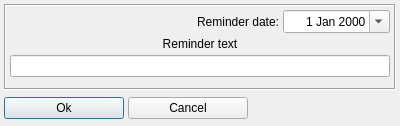
<?xml version="1.0" encoding="UTF-8"?>
<ui version="4.0">
 <class>TTaskDlg</class>
 <widget class="QDialog" name="TTaskDlg">
  <property name="geometry">
   <rect>
    <x>0</x>
    <y>0</y>
    <width>400</width>
    <height>126</height>
   </rect>
  </property>
  <property name="windowTitle">
   <string>Task / Reminder</string>
  </property>
  <property name="windowIcon">
   <iconset resource="../res/petcore.qrc">
    <normaloff>:/images/tasks</normaloff>:/images/tasks</iconset>
  </property>
  <layout class="QVBoxLayout" name="mainLayout">
   <property name="spacing">
    <number>4</number>
   </property>
   <property name="leftMargin">
    <number>4</number>
   </property>
   <property name="topMargin">
    <number>4</number>
   </property>
   <property name="rightMargin">
    <number>4</number>
   </property>
   <property name="bottomMargin">
    <number>4</number>
   </property>
   <item>
    <widget class="QFrame" name="frame">
     <property name="frameShape">
      <enum>QFrame::Shape::Box</enum>
     </property>
     <property name="frameShadow">
      <enum>QFrame::Shadow::Sunken</enum>
     </property>
     <layout class="QGridLayout" name="reminderLayout" rowstretch="0,0,0,0" columnstretch="5,2" rowminimumheight="0,0,0,1">
      <property name="leftMargin">
       <number>4</number>
      </property>
      <property name="topMargin">
       <number>4</number>
      </property>
      <property name="rightMargin">
       <number>4</number>
      </property>
      <property name="bottomMargin">
       <number>4</number>
      </property>
      <property name="spacing">
       <number>4</number>
      </property>
      <item row="1" column="0" colspan="2">
       <widget class="QLabel" name="textLbl">
        <property name="text">
         <string>Reminder text</string>
        </property>
        <property name="alignment">
         <set>Qt::AlignmentFlag::AlignCenter</set>
        </property>
       </widget>
      </item>
      <item row="0" column="0">
       <widget class="QLabel" name="dateLbl">
        <property name="text">
         <string>Reminder date:</string>
        </property>
        <property name="alignment">
         <set>Qt::AlignmentFlag::AlignRight|Qt::AlignmentFlag::AlignTrailing|Qt::AlignmentFlag::AlignVCenter</set>
        </property>
       </widget>
      </item>
      <item row="3" column="0">
       <spacer name="reminderSpacer">
        <property name="orientation">
         <enum>Qt::Orientation::Vertical</enum>
        </property>
        <property name="sizeHint" stdset="0">
         <size>
          <width>20</width>
          <height>13</height>
         </size>
        </property>
       </spacer>
      </item>
      <item row="0" column="1">
       <widget class="QDateEdit" name="dateEdit">
        <property name="alignment">
         <set>Qt::AlignmentFlag::AlignRight|Qt::AlignmentFlag::AlignTrailing|Qt::AlignmentFlag::AlignVCenter</set>
        </property>
        <property name="calendarPopup">
         <bool>true</bool>
        </property>
       </widget>
      </item>
      <item row="2" column="0" colspan="2">
       <widget class="QLineEdit" name="textEdit"/>
      </item>
     </layout>
    </widget>
   </item>
   <item>
    <widget class="QFrame" name="buttonFrame">
     <property name="minimumSize">
      <size>
       <width>0</width>
       <height>28</height>
      </size>
     </property>
     <property name="maximumSize">
      <size>
       <width>16777215</width>
       <height>28</height>
      </size>
     </property>
     <layout class="QHBoxLayout" name="buttonLayout">
      <property name="spacing">
       <number>4</number>
      </property>
      <property name="leftMargin">
       <number>0</number>
      </property>
      <property name="topMargin">
       <number>0</number>
      </property>
      <property name="rightMargin">
       <number>0</number>
      </property>
      <property name="bottomMargin">
       <number>0</number>
      </property>
      <item>
       <widget class="QPushButton" name="okBtn">
        <property name="minimumSize">
         <size>
          <width>120</width>
          <height>0</height>
         </size>
        </property>
        <property name="text">
         <string>Ok</string>
        </property>
        <property name="icon">
         <iconset resource="../res/petcore.qrc">
          <normaloff>:/images/ok</normaloff>:/images/ok</iconset>
        </property>
        <property name="default">
         <bool>true</bool>
        </property>
       </widget>
      </item>
      <item>
       <widget class="QPushButton" name="cancelBtn">
        <property name="minimumSize">
         <size>
          <width>120</width>
          <height>0</height>
         </size>
        </property>
        <property name="text">
         <string>Cancel</string>
        </property>
        <property name="icon">
         <iconset resource="../res/petcore.qrc">
          <normaloff>:/images/cancel</normaloff>:/images/cancel</iconset>
        </property>
        <property name="autoDefault">
         <bool>false</bool>
        </property>
       </widget>
      </item>
      <item>
       <spacer name="buttonSpacer">
        <property name="orientation">
         <enum>Qt::Orientation::Horizontal</enum>
        </property>
        <property name="sizeHint" stdset="0">
         <size>
          <width>40</width>
          <height>20</height>
         </size>
        </property>
       </spacer>
      </item>
     </layout>
    </widget>
   </item>
  </layout>
 </widget>
 <tabstops>
  <tabstop>okBtn</tabstop>
  <tabstop>cancelBtn</tabstop>
 </tabstops>
 <resources>
  <include location="../res/petcore.qrc"/>
 </resources>
 <connections/>
</ui>
